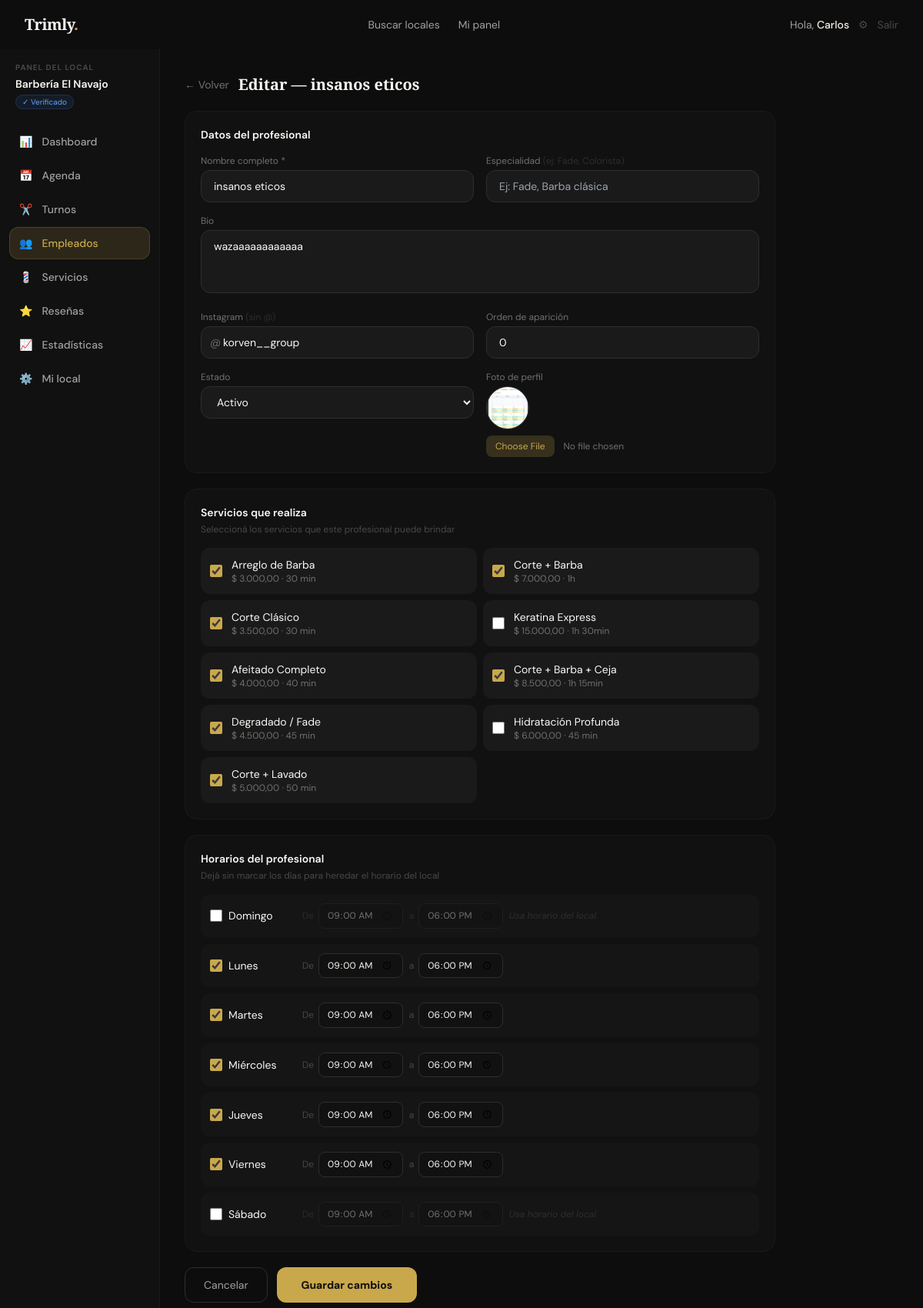
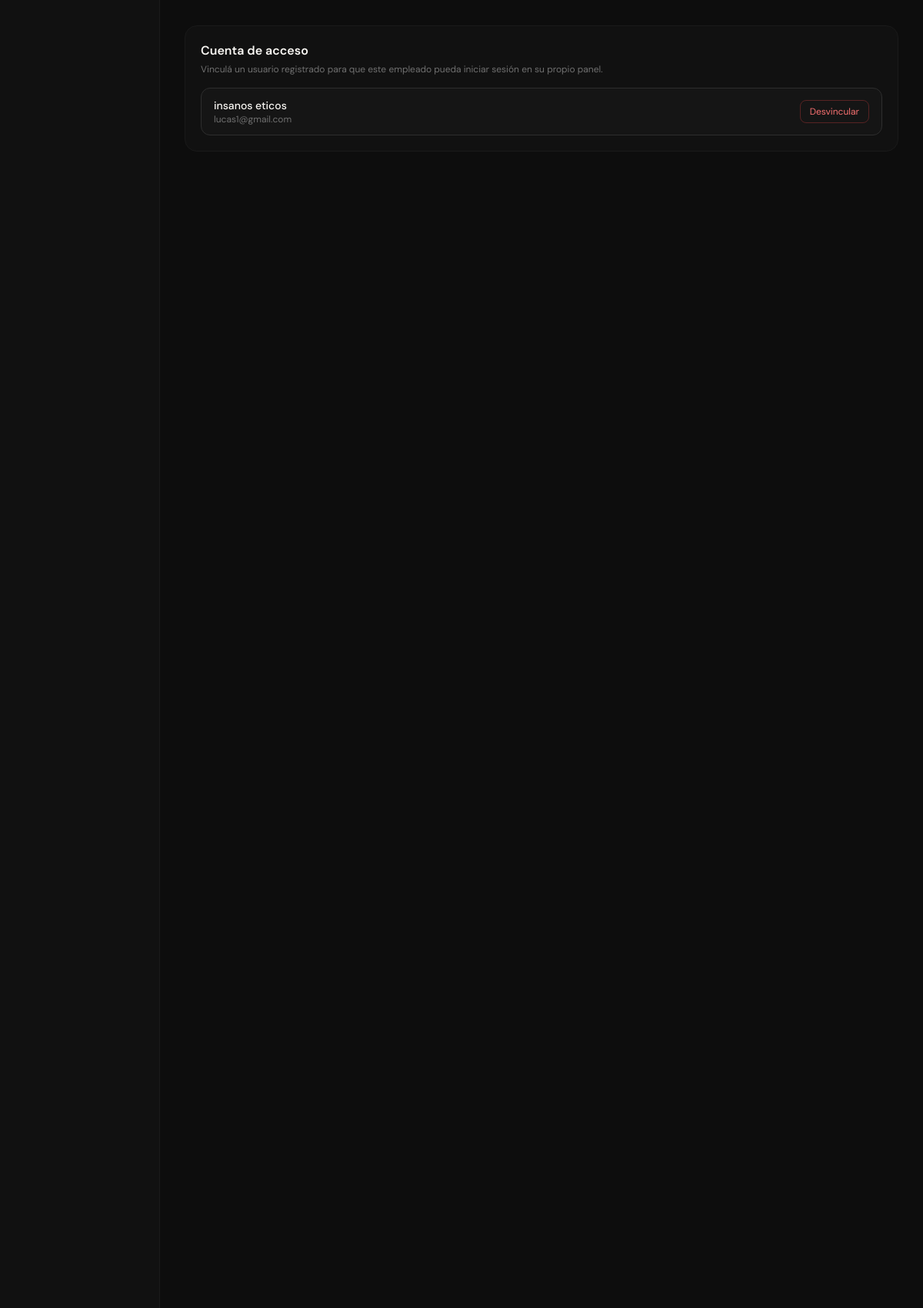
/panel/empleados/17 (signed in, upper part), run on the app's committed database (2 pictures, top to bottom).
### tables this page shows
CREATE TABLE `shops` (
  `id` int UNSIGNED NOT NULL,
  `owner_id` int UNSIGNED NOT NULL,
  `name` varchar(120) NOT NULL,
  `slug` varchar(130) NOT NULL,
  `type` enum('barbershop','salon','mixed','nails','spa','tattoo','makeup','other') NOT NULL DEFAULT 'barbershop',
  `target_audience` enum('men','women','unisex') NOT NULL DEFAULT 'unisex',
  `description` text,
  `specialties` varchar(500) DEFAULT NULL,
  `amenities` varchar(500) DEFAULT NULL,
  `phone` varchar(30) DEFAULT NULL,
  `email` varchar(150) DEFAULT NULL,
  `website` varchar(255) DEFAULT NULL,
  `instagram` varchar(100) DEFAULT NULL,
  `facebook` varchar(100) DEFAULT NULL,
  `whatsapp` varchar(30) DEFAULT NULL,
  `logo` varchar(255) DEFAULT NULL,
  `cover_image` varchar(255) DEFAULT NULL,
  `address` varchar(255) DEFAULT NULL,
  `city` varchar(100) DEFAULT NULL,
  `province` varchar(100) DEFAULT NULL,
  `country` varchar(80) NOT NULL DEFAULT 'Argentina',
  `postal_code` varchar(20) DEFAULT NULL,
  `latitude` decimal(10,7) DEFAULT NULL,
  `longitude` decimal(10,7) DEFAULT NULL,
  `currency` char(3) NOT NULL DEFAULT 'ARS',
  `rating_avg` decimal(3,2) NOT NULL DEFAULT '0.00',
  `rating_count` int UNSIGNED NOT NULL DEFAULT '0',
  `status` enum('pending','active','suspended','closed') NOT NULL DEFAULT 'pending',
  `plan` enum('free','pro','premium') NOT NULL DEFAULT 'free',
  `plan_expires` date DEFAULT NULL,
  `verified` tinyint(1) NOT NULL DEFAULT '0',
  `featured` tinyint(1) NOT NULL DEFAULT '0',
  `views_count` int UNSIGNED NOT NULL DEFAULT '0',
  `is_shadowbanned` tinyint(1) NOT NULL DEFAULT '0',
  `suspension_reason` varchar(500) DEFAULT NULL,
  `suspension_until` datetime DEFAULT NULL,
  `ban_reason` varchar(500) DEFAULT NULL,
  `created_at` datetime NOT NULL DEFAULT CURRENT_TIMESTAMP,
  `updated_at` datetime NOT NULL DEFAULT CURRENT_TIMESTAMP ON UPDATE CURRENT_TIMESTAMP
);

CREATE TABLE `employees` (
  `id` int UNSIGNED NOT NULL,
  `shop_id` int UNSIGNED NOT NULL,
  `user_id` int UNSIGNED DEFAULT NULL,
  `name` varchar(100) NOT NULL,
  `bio` text,
  `avatar` varchar(255) DEFAULT NULL,
  `specialty` varchar(150) DEFAULT NULL,
  `instagram` varchar(100) DEFAULT NULL,
  `status` enum('active','inactive') NOT NULL DEFAULT 'active',
  `sort_order` tinyint NOT NULL DEFAULT '0',
  `created_at` datetime NOT NULL DEFAULT CURRENT_TIMESTAMP,
  `updated_at` datetime NOT NULL DEFAULT CURRENT_TIMESTAMP ON UPDATE CURRENT_TIMESTAMP
);

CREATE TABLE `services` (
  `id` int UNSIGNED NOT NULL,
  `shop_id` int UNSIGNED NOT NULL,
  `category_id` int UNSIGNED DEFAULT NULL,
  `name` varchar(120) NOT NULL,
  `description` text,
  `duration_min` smallint UNSIGNED NOT NULL DEFAULT '30',
  `price` decimal(10,2) NOT NULL DEFAULT '0.00',
  `deposit_pct` tinyint UNSIGNED NOT NULL DEFAULT '0',
  `image` varchar(255) DEFAULT NULL,
  `is_active` tinyint(1) NOT NULL DEFAULT '1',
  `sort_order` tinyint NOT NULL DEFAULT '0',
  `created_at` datetime NOT NULL DEFAULT CURRENT_TIMESTAMP,
  `updated_at` datetime NOT NULL DEFAULT CURRENT_TIMESTAMP ON UPDATE CURRENT_TIMESTAMP
);

CREATE TABLE `employee_hours` (
  `id` int UNSIGNED NOT NULL,
  `employee_id` int UNSIGNED NOT NULL,
  `day_of_week` tinyint NOT NULL,
  `opens_at` time DEFAULT NULL,
  `closes_at` time DEFAULT NULL
);

CREATE TABLE `users` (
  `id` int UNSIGNED NOT NULL,
  `name` varchar(100) NOT NULL,
  `email` varchar(150) NOT NULL,
  `phone` varchar(30) DEFAULT NULL,
  `password_hash` varchar(255) NOT NULL,
  `role` enum('superadmin','shop_owner','employee','client') NOT NULL DEFAULT 'client',
  `avatar` varchar(255) DEFAULT NULL,
  `email_verified` tinyint(1) NOT NULL DEFAULT '0',
  `verify_token` varchar(100) DEFAULT NULL,
  `reset_token` varchar(100) DEFAULT NULL,
  `reset_expires` datetime DEFAULT NULL,
  `status` enum('active','suspended','banned') NOT NULL DEFAULT 'active',
  `last_login` datetime DEFAULT NULL,
  `created_at` datetime NOT NULL DEFAULT CURRENT_TIMESTAMP,
  `updated_at` datetime NOT NULL DEFAULT CURRENT_TIMESTAMP ON UPDATE CURRENT_TIMESTAMP
);

### app/Views/shop_dash/employees/form.php (the view, shortened to what the rows shown need)
<?php
$isEdit     = !empty($employee['id']);
$errors     = $_SESSION['form_errors'] ?? [];
$old        = $_SESSION['form_old']    ?? [];
$action     = $isEdit ? path("/panel/empleados/{$employee['id']}") : path('/panel/empleados');
$days       = diasSemana();
$hoursByDay = [];
foreach (($hours ?? []) as $h) $hoursByDay[(int)$h['day_of_week']] = $h;
?>
<div class="flex min-h-screen pt-16 pb-20 lg:pb-6">
  <?php require __DIR__ . '/../partials/sidebar.php'; ?>
  <main class="flex-1 p-4 sm:p-6 lg:p-8 overflow-x-hidden min-w-0">
    <div class="flex items-center gap-3 mb-5">
      <a href="<?= path('/panel/empleados') ?>" class="text-ink-400 hover:text-gold text-sm">← Volver</a>
      <h1 class="font-display text-xl font-bold text-cream-light">
        <?= $isEdit ? 'Editar — '.e($employee['name']) : 'Nuevo profesional' ?>
      </h1>
    </div>
    <form method="POST" action="<?= $action ?>" enctype="multipart/form-data" class="space-y-5 max-w-3xl">
      <div class="bg-ink-800 border border-ink-700 rounded-2xl p-5">
        <h2 class="font-semibold text-cream-light mb-4 text-sm">Datos del profesional</h2>
        <div class="grid grid-cols-1 sm:grid-cols-2 gap-4">
          <div>
            <label class="block text-xs text-ink-400 mb-1">Nombre completo *</label>
            <input type="text" name="name" required value="<?= e($old['name'] ?? $employee['name'] ?? '') ?>"
                   class="input-gold w-full bg-ink-700 border <?=isset($errors['name'])?'border-red-500':'border-ink-600'?> rounded-xl px-4 py-2.5 text-sm text-cream-light focus:outline-none">
          </div>
          <div class="sm:col-span-2">
            <label class="block text-xs text-ink-400 mb-1">Bio</label>
            <textarea name="bio" rows="3"
                      class="input-gold w-full bg-ink-700 border border-ink-600 rounded-xl px-4 py-2.5 text-sm text-cream-light resize-none focus:outline-none"><?= e($old['bio'] ?? $employee['bio'] ?? '') ?></textarea>
          </div>
          <div>
            <div class="relative">
              <span class="absolute left-3 top-1/2 -translate-y-1/2 text-ink-400 text-sm">@</span>
              <input type="text" name="instagram" value="<?= e($old['instagram'] ?? $employee['instagram'] ?? '') ?>"
                     class="input-gold w-full bg-ink-700 border border-ink-600 rounded-xl pl-7 pr-4 py-2.5 text-sm text-cream-light focus:outline-none">
            </div>
          </div>
          <div>
            <label class="block text-xs text-ink-400 mb-1">Orden de aparición</label>
            <input type="number" name="sort_order" min="0" value="<?= e($old['sort_order'] ?? $employee['sort_order'] ?? 0) ?>"
                   class="input-gold w-full bg-ink-700 border border-ink-600 rounded-xl px-4 py-2.5 text-sm text-cream-light focus:outline-none">
          </div>
          <?php if($isEdit): ?>
          <div>
            <label class="block text-xs text-ink-400 mb-1">Estado</label>
            <select name="status" class="input-gold w-full bg-ink-700 border border-ink-600 rounded-xl px-4 py-2.5 text-sm text-cream-light focus:outline-none">
              <option value="active"   <?=($employee['status']??'')==='active'  ?'selected':''?>>Activo</option>
            </select>
          </div>
          <?php endif; ?>
          <div>
            <label class="block text-xs text-ink-400 mb-1">Foto de perfil</label>
            <?php if(!empty($employee['avatar'])): ?>
            <img src="<?= upload_url($employee['avatar']) ?>" class="w-14 h-14 rounded-full object-cover mb-2 border border-ink-600">
            <?php endif; ?>
            <input type="file" name="avatar" accept="image/*"
                   class="w-full text-ink-400 text-xs file:mr-3 file:py-1.5 file:px-3 file:rounded-lg file:border-0 file:bg-gold/20 file:text-gold hover:file:bg-gold/30 cursor-pointer">
          </div>
        </div>
      </div>
      <div class="bg-ink-800 border border-ink-700 rounded-2xl p-5">
        <h2 class="font-semibold text-cream-light mb-1 text-sm">Servicios que realiza</h2>
        <?php if(empty($services)): ?>
        <div class="text-center py-6">
          <p class="text-sm text-ink-500 mb-3">No hay servicios creados todavía.</p>
          <a href="<?= path('/panel/servicios/nuevo') ?>" class="text-sm text-gold hover:underline">→ Crear primer servicio</a>
        </div>
        <?php else: ?>
        <div class="grid grid-cols-1 sm:grid-cols-2 gap-2">
          <?php foreach($services as $svc): ?>
          <label class="flex items-center gap-3 p-3 bg-ink-700 rounded-xl cursor-pointer hover:bg-ink-600 transition-colors group">
            <input type="checkbox" name="service_ids[]" value="<?= $svc['id'] ?>"
                   <?= in_array((string)$svc['id'], array_map('strval', $assigned ?? [])) ? 'checked' : '' ?>
                   class="w-4 h-4 accent-gold shrink-0">
            <div class="min-w-0 flex-1">
              <p class="text-sm text-cream-light group-hover:text-white truncate"><?= e($svc['name']) ?></p>
              <p class="text-xs text-ink-400"><?= money((float)($svc['price']??0)) ?> · <?= duracionTexto((int)($svc['duration_min']??30)) ?></p>
            </div>
          </label>
          <?php endforeach; ?>
        </div>
        <?php endif; ?>
      </div>
      <div class="bg-ink-800 border border-ink-700 rounded-2xl p-5">
        <h2 class="font-semibold text-cream-light mb-1 text-sm">Horarios del profesional</h2>
        <div class="space-y-2">
          <?php for($d=0;$d<=6;$d++):
            $h   = $hoursByDay[$d] ?? [];
            $has = !empty($h['opens_at']);
          ?>
          <div class="flex flex-wrap items-center gap-2 p-3 bg-ink-700/50 rounded-xl">
            <label class="flex items-center gap-2 cursor-pointer shrink-0 w-28">
              <input type="checkbox" name="emp_days[<?=$d?>]" value="1" <?=$has?'checked':''?>
                     class="w-4 h-4 accent-gold" onchange="toggleEmpDay(this,<?=$d?>)">
              <span class="text-sm text-cream-light"><?=$days[$d]?></span>
            </label>
            <div id="empday-<?=$d?>" class="flex flex-wrap items-center gap-2 <?=$has?'':'opacity-40 pointer-events-none'?>">
              <div class="flex items-center gap-1.5">
                <span class="text-xs text-ink-500">De</span>
                <input type="time" name="emp_opens[<?=$d?>]" value="<?= e($h['opens_at']??'09:00') ?>"
                       class="input-gold bg-ink-800 border border-ink-600 rounded-lg px-2.5 py-1.5 text-cream-light text-xs focus:outline-none">
              </div>
              <div class="flex items-center gap-1.5">
                <span class="text-xs text-ink-500">a</span>
                <input type="time" name="emp_closes[<?=$d?>]" value="<?= e($h['closes_at']??'18:00') ?>"
                       class="input-gold bg-ink-800 border border-ink-600 rounded-lg px-2.5 py-1.5 text-cream-light text-xs focus:outline-none">
              </div>
            </div>
          </div>
          <?php endfor; ?>
        </div>
      </div>
    </form>
    <?php if ($isEdit): ?>
    <div class="mt-6 bg-ink-800 border border-ink-700 rounded-2xl p-5">
      <?php if ($employee['user_id']): ?>
        <?php
          $db2 = \App\Models\Database::getInstance();
          $us  = $db2->prepare("SELECT name, email FROM users WHERE id = ? LIMIT 1");
          $us->execute([$employee['user_id']]);
          $linkedUser = $us->fetch();
        ?>
        <div class="flex items-center justify-between bg-ink-700/50 border border-ink-600 rounded-xl px-4 py-3">
          <div>
            <p class="text-cream-light text-sm font-medium"><?= e($linkedUser['name'] ?? '') ?></p>
            <p class="text-ink-400 text-xs"><?= e($linkedUser['email'] ?? '') ?></p>
          </div>
          <button onclick="unlinkAccount(<?= $employee['id'] ?>)"
                  class="text-xs text-red-400 hover:text-red-300 border border-red-500/30 hover:border-red-400/50 px-3 py-1.5 rounded-lg transition-all">
            Desvincular
          </button>
        </div>
      <?php endif; ?>
    </div>
    <?php endif; ?>
  </main>
</div>

### app/Views/shop_dash/partials/sidebar.php (shortened to what the rows shown need)
<aside class="hidden lg:flex flex-col w-52 shrink-0 bg-ink-800 border-r border-ink-700 min-h-screen pt-4 pb-6 px-3">
  <?php if(!empty($shop)): ?>
  <div class="mb-5 px-2">
    <p class="text-[10px] font-bold uppercase tracking-widest text-ink-500 mb-1">Panel del local</p>
    <p class="text-sm font-semibold text-cream-light truncate"><?= e($shop['name']) ?></p>
    <?php if($shop['status']!=='active'): ?><span class="text-[10px] bg-amber-500/10 text-amber-400 border border-amber-500/20 px-2 py-0.5 rounded-full"><?= ucfirst($shop['status']) ?></span>
    <?php elseif(!empty($shop['verified'])): ?><span class="text-[10px] bg-blue-500/10 text-blue-400 border border-blue-500/20 px-2 py-0.5 rounded-full">✓ Verificado</span><?php endif; ?>
  </div>
  <?php endif; ?>
</aside>

### data on the page
shops: name "Barbería El Navajo"
employees: name "insanos eticos", bio "wazaaaaaaaaaaaa", instagram "korven__group", sort_order "0", status "Activo", avatar (picture)
services: id "☑", name "Arreglo de Barba", price "$ 3.000,00", duration_min "30 min"
services: id "☑", name "Corte + Barba", price "$ 7.000,00", duration_min "1h"
services: id "☑", name "Corte Clásico", price "$ 3.500,00", duration_min "30 min"
services: name "Keratina Express", price "$ 15.000,00", duration_min "1h 30min"
services: id "☑", name "Afeitado Completo", price "$ 4.000,00", duration_min "40 min"
services: id "☑", name "Corte + Barba + Ceja", price "$ 8.500,00", duration_min "1h 15min"
services: id "☑", name "Degradado / Fade", price "$ 4.500,00", duration_min "45 min"
services: name "Hidratación Profunda", price "$ 6.000,00", duration_min "45 min"
services: id "☑", name "Corte + Lavado", price "$ 5.000,00", duration_min "50 min"
employee_hours: opens_at "☑", d "Lunes", opens_at "09:00:00", closes_at "18:00:00"
employee_hours: opens_at "☑", d "Martes", opens_at "09:00:00", closes_at "18:00:00"
employee_hours: opens_at "☑", d "Miércoles", opens_at "09:00:00", closes_at "18:00:00"
employee_hours: opens_at "☑", d "Jueves", opens_at "09:00:00", closes_at "18:00:00"
employee_hours: opens_at "☑", d "Viernes", opens_at "09:00:00", closes_at "18:00:00"
users: name "insanos eticos", email "lucas1@gmail.com"

### other printed values
explode(' ',$user['name'])[0] "Carlos"
$item['icon'] "📊"
$item['label'] "Dashboard"
$item['icon'] "📅"
$item['label'] "Agenda"
$item['icon'] "✂️"
$item['label'] "Turnos"
$item['icon'] "👥"
$item['label'] "Empleados"
$item['icon'] "💈"
$item['label'] "Servicios"
$item['icon'] "⭐"
$item['label'] "Reseñas"
$item['icon'] "📈"
$item['label'] "Estadísticas"
